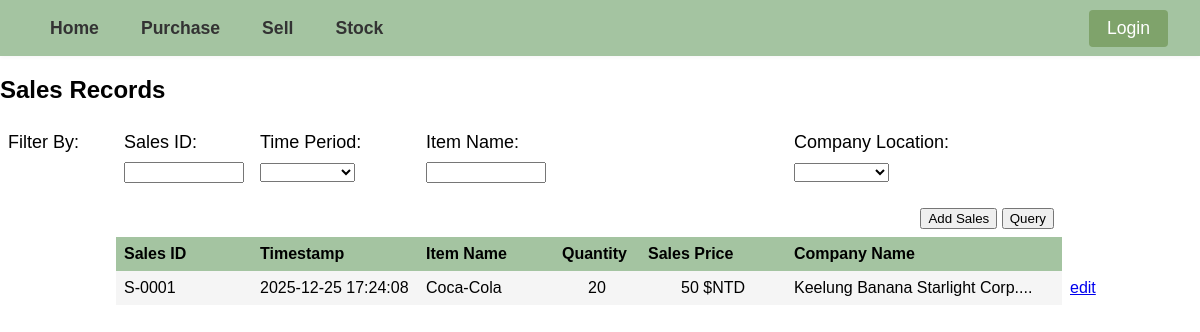
/sell.php, run on the app's committed database.
### tables this page shows
CREATE TABLE `sales` (
  `sales_id` varchar(10) NOT NULL,
  `timestamp` datetime NOT NULL DEFAULT current_timestamp(),
  `item_id` varchar(10) NOT NULL,
  `quantity` int(7) NOT NULL DEFAULT 1,
  `sales_price` int(10) NOT NULL,
  `company_id` varchar(10) NOT NULL
);

CREATE TABLE `items` (
  `item_id` varchar(10) NOT NULL,
  `item_name` varchar(20) NOT NULL,
  `stock` int(7) NOT NULL DEFAULT 1,
  `onsale` tinyint(1) NOT NULL DEFAULT 1
);

CREATE TABLE `company` (
  `company_id` varchar(10) NOT NULL,
  `company_name` varchar(50) NOT NULL,
  `city` varchar(20) NOT NULL,
  `address` varchar(80) NOT NULL,
  `phone` varchar(20) NOT NULL,
  `operating` tinyint(1) NOT NULL DEFAULT 1
);

### sell.php (the view, shortened to what this page needs)
<?php
    require "connect.php";
    $companyLocationSQL = "SELECT DISTINCT city FROM company WHERE operating = 1 ORDER BY city ASC";
    $companyIdCitySQL = "SELECT * FROM company WHERE city LIKE ? AND operating = 1";
    $salesIdSQL = "SELECT sales_id FROM sales WHERE 1 ORDER BY sales_id DESC LIMIT 1";
    $salesFilterSQL = "SELECT * FROM sales WHERE sales_id LIKE ? AND timestamp LIKE ? AND item_id LIKE ? AND company_id = ?";
    $tableRefreshSQL = "SELECT s.sales_id, s.timestamp, i.item_name, s.quantity, s.sales_price, c.company_name FROM sales s JOIN items i ON s.item_id = i.item_id JOIN company c ON s.company_id = c.company_id WHERE s.sales_id LIKE ? AND s.timestamp LIKE ? AND i.item_name LIKE ? AND c.city LIKE ? AND c.operating = 1 ORDER BY s.sales_id DESC";
    if (isset($_GET['toggleAdd'])) {
        $showAddRow = $_GET['toggleAdd'] === '1';
    } else {
        $showAddRow = isset($_GET['showAdd']) && $_GET['showAdd'] === '1';
    }
    $currentPage = isset($_GET['page']) ? max(1, intval($_GET['page'])) : 1;
    $nextSalesId = getNextId($conn, $salesIdSQL);
    function initialPrep($conn, $companyIdCitySQL, $companyLocationSQL, $salesFilterSQL)
    {
        $stmt = $conn->prepare($companyIdCitySQL);
        $like = '%';
        $stmt->bind_param("s", $like);
        $stmt->execute();
        $stmt->store_result();
        $stmt->bind_result($company_id, $company_name, $city, $address, $phone, $operating);
        $companyIds = [];
        while ($stmt->fetch()) {
            $companyIds[$company_id] = true;
        }
        $companyIds = array_keys($companyIds);
        $months = [];
        foreach ($companyIds as $companyId) {
            $stmt = $conn->prepare($salesFilterSQL);
            $stmt->bind_param("ssss", $like, $like, $like, $companyId);
            $stmt->execute();
            $stmt->store_result();
            $stmt->bind_result($sales_id, $timestamp, $item_id, $quantity, $sales_price, $company_id);
            while ($stmt->fetch()) {
                $month = date("Y-m", strtotime($timestamp));
                $months[$month] = true;
            }
        }
        $months = array_keys($months);
        rsort($months);
        $stmt = $conn->prepare($companyLocationSQL);
        $stmt->execute();
        $stmt->store_result();
        $stmt->bind_result($city);
        $locations = [];
        while ($stmt->fetch()) {
            $locations[$city] = true;
        }
        $locations = array_keys($locations);
        return [$locations, $months];
    }
    function refreshTable($conn, $salesId, $timePeriod, $itemName, $location, $salesFilterSQL)
    {
        $stmt = $conn->prepare($salesFilterSQL);
        $likeSalesId = '%' . $salesId . '%';
        $likeTime       = '%' . $timePeriod . '%';
        $likeItemName   = '%' . $itemName . '%';
        $likeLocation   = '%' . $location . '%';
        $stmt->bind_param( "ssss", $likeSalesId, $likeTime, $likeItemName, $likeLocation );
        $stmt->execute();
        $stmt->store_result();
        $stmt->bind_result( $sales_id, $timestamp, $item_name, $quantity, $sales_price, $company_name );
        $sales = [];
        while ($stmt->fetch()) {
            $sales[] = [ $sales_id, $timestamp, $item_name, $quantity, $sales_price, $company_name ];
        }
        return $sales;
    }
    function getNextId($conn, $salesIdSQL)
    {
        $stmt = $conn->prepare($salesIdSQL);
        $stmt->execute();
        $stmt->store_result();
        $stmt->bind_result($sales_id);
        $stmt->fetch();$number = intval(substr($sales_id, 2));
        $number++;
        return 'S-' . str_pad($number, 4, '0', STR_PAD_LEFT);
    }
    list($locations, $months) = initialPrep($conn, $companyIdCitySQL, $companyLocationSQL, $salesFilterSQL);
?>
<!DOCTYPE html>
<html>
<head>
    <link rel="stylesheet" href="style.css">
</head>
<body>
<?php include 'navbar.php'; ?>
<h2>Sales Records</h2>
<form method='GET'>
    <table>
        <tr>
            <td id="filter-text" width="100px">Filter By:</td>
            <td id="filter-text" width="120px">Sales ID:</td>
            <td id="filter-text" width="150px">Time Period:</td>
            <td id="filter-text" width="120px">Item Name:</td>
            <td id="filter-text" colspan="2"></td>
            <td id="filter-text" width="260px">Company Location:</td>
        </tr>
         <tr>
            <?php
                echo "
                <td id='filter-text'></td>
                <td id='filter-text'><input type='text' name='salesFilter' value='" . htmlspecialchars($_GET['salesFilter'] ?? '') . "'></td>
                <td id='filter-text'>
                    <select style='width: 95px;' name='timeFilter'>
                        <option value='' hidden " . (empty($_GET['timeFilter']) ? "selected" : "") . "></option>
                        <option value='' " . ((isset($_GET['timeFilter']) && $_GET['timeFilter'] === '') ? "selected" : "") . ">All</option>";
                echo "  </select>
                </td>
                <td id='filter-text'><input type='text' name='itemFilter' value='" . htmlspecialchars($_GET['itemFilter'] ?? '') . "'></td>
                <td id='filter-text' colspan='2'></td>
                <td id='filter-text'>
                    <select style='width: 95px;' name='locationFilter'>
                        <option value='' hidden " . (empty($_GET['locationFilter']) ? "selected" : "") . "></option>
                        <option value='' " . ((isset($_GET['locationFilter']) && $_GET['locationFilter'] === '') ? "selected" : "") . ">All</option>";
                echo "  </select>
                </td>";
            ?>
        </tr>
        <tr height="20px"></tr>
        <tr>
            <td colspan="7" style="text-align: right; padding-top: 5px;">
                <?php
                    if ($showAddRow) {
                        echo "<button type='submit' name='toggleAdd' value='0'>Hide</button>";
                    } else {
                        echo "<button type='submit' name='toggleAdd' value='1'>Add Sales</button>";
                    }
                ?>
                <button type="submit">Query</button>
            </td>
        </tr>
        <tr>
            <th style="border: none; background-color: white;"></th>
            <th>Sales ID</th>
            <th>Timestamp</th>
            <th>Item Name</th>
            <th width="70px">Quantity</th>
            <th width="130px">Sales Price</th>
            <th>Company Name</th>
        </tr>
        <?php
            $sales = refreshTable($conn, $_GET['salesFilter'] ?? '', $_GET['timeFilter'] ?? '', $_GET['itemFilter'] ?? '', $_GET['locationFilter'] ?? '', $tableRefreshSQL);
            $color1 = "#F5F5F5";
            $color2 = "#def2e8ff";
            $entriesPerPage = 10;
            $startIndex = ($currentPage - 1) * $entriesPerPage;
            $salesPage = array_slice($sales, $startIndex, $entriesPerPage);
            if (!empty($salesPage)) {
                $rowIndex = 0;
                foreach ($salesPage as $row) {
                    $bgColor = ($rowIndex % 2 === 0) ? $color1 : $color2;
                    $salesId = $row[0];
                    echo "<tr><td style='background-color: \"white\"'></td>";
                    foreach ($row as $index => $cell) {
                        $style = ($index === 3 || $index === 4) ? " text-align:center;" : "";
                        $cell = htmlspecialchars($cell);
                        if ($index === 4) {
                            $cell .= " \$NTD";
                        }
                        if ($index === 5 && mb_strlen($cell) > 30) {
                            $cell = mb_substr($cell, 0, 30) . "...";
                        }
                        echo "<td style='background-color: $bgColor; $style'>$cell</td>";
                    }
                    echo "
                        <td><a href='salesEdit.php?id=$salesId'>edit</a></td>
                    ";
                    echo "</tr>";
                    $rowIndex++;
                }
            } else {
                echo "<tr><td colspan='6' style='text-align:center;'>No matching records found</td></tr>";
            }
        ?>
    </table>
</form>
</body>
</html>

### style.css (style rules this page uses)
table { border-collapse: collapse; }
th { background-color: #a4c4a1ff; text-align: left; padding: 8px; }
td { padding: 8px; }
#filter-text { padding: 8px 8px 0px 8px; font-size: 18px; }
input[type='text'] { width: 100%; box-sizing: border-box; }
body { margin: 0; padding-top: 56px; font-family:Arial,Helvetica,sans-serif; }

### data on the page
sales: sales_id "S-0001", timestamp "2025-12-25 17:24:08", item.item_name "Coca-Cola", quantity "20", cell "50 $NTD", company.company_name "Keelung Banana Starlight Corp...."
